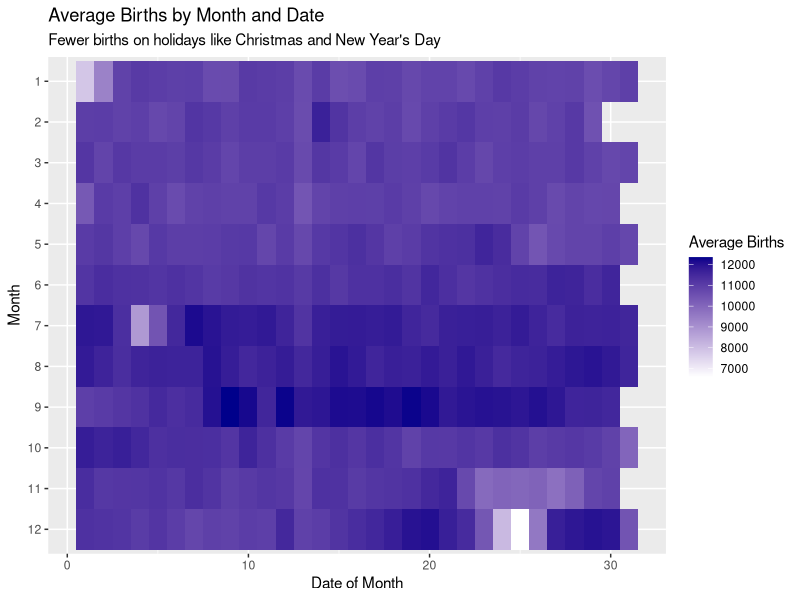
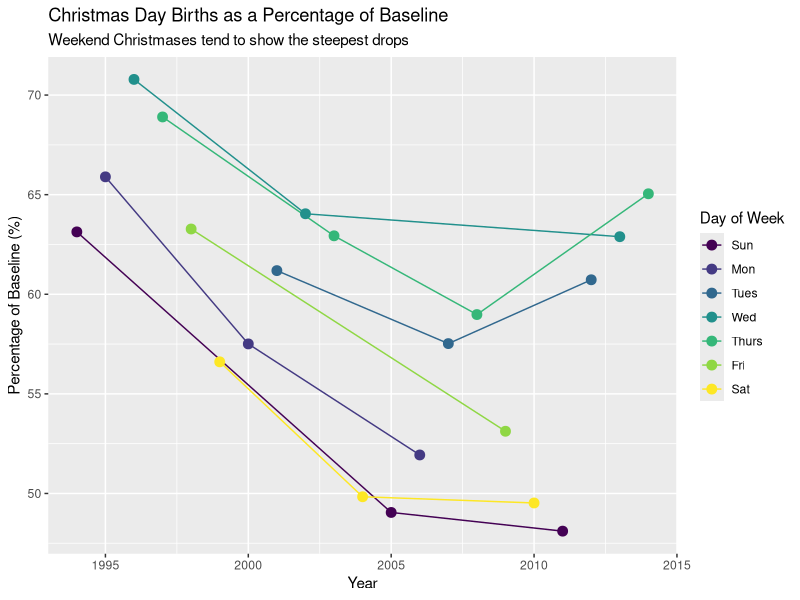
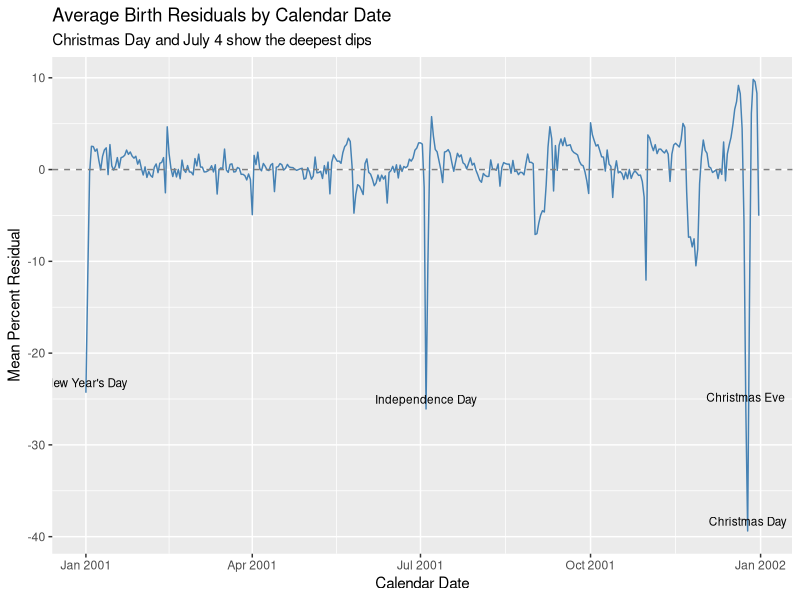
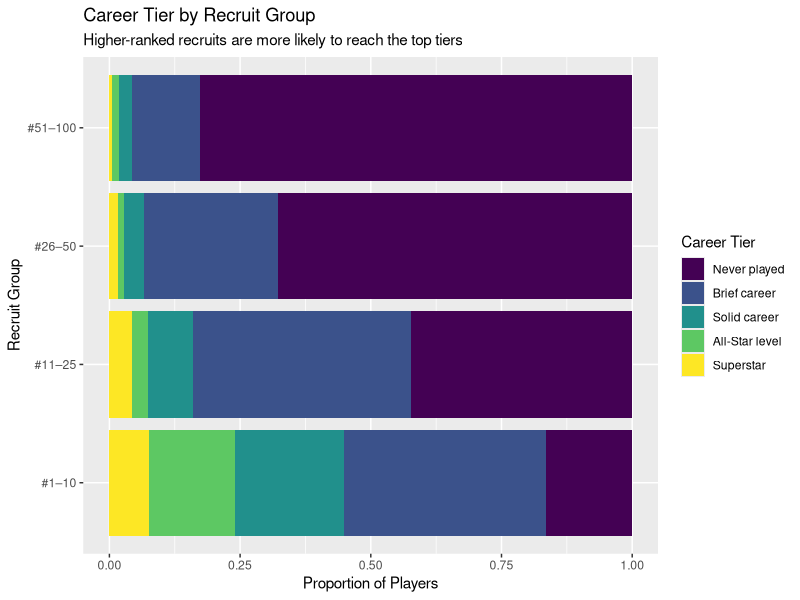

These charts were generated, in order, by the following R code:
#
#
#
#
#
#
#
#
#
#| message: false
library(tidyverse)
library(readxl)
#
#
#
#| cache: true
births_tibble <- read_xlsx("data/us_births_1994_2014.xlsx") |>
  mutate(
    day_of_week = factor(
      day_of_week,
      levels = c("Sun", "Mon", "Tues", "Wed", "Thurs", "Fri", "Sat"),
      ordered = TRUE
    )
  )
#
#
#
#
#
births_tibble |>
  group_by(month, date_of_month) |>
  summarize(avg_births = mean(births), .groups = "drop") |>
  mutate(month = factor(month, levels = 12:1)) |>
  ggplot(aes(x = date_of_month, y = month, fill = avg_births)) +
  geom_tile() +
  scale_fill_gradient(low = "white", high = "darkblue") +
  labs(
    title = "Average Births by Month and Date",
    subtitle = "Fewer births on holidays like Christmas and New Year's Day",
    x = "Date of Month",
    y = "Month",
    fill = "Average Births"
  )
#
#
#
#| cache: true
births_tibble |>
  filter(month == 12) |>
  mutate(
    date_group = case_when(
      date_of_month == 25 ~ "christmas",
      date_of_month %in% 20:24 | date_of_month %in% 27:30 ~ "surrounding",
      TRUE ~ NA_character_
    )
  ) |>
  filter(!is.na(date_group)) |>
  group_by(year, date_group) |>
  summarize(avg_births = mean(births), .groups = "drop") |>
  pivot_wider(names_from = date_group, values_from = avg_births) |>
  mutate(christmas_pct = (christmas / surrounding) * 100) |>
  select(year, christmas, surrounding, christmas_pct) |>
  summary()
#
#
#
#
births_tibble |>
  filter(month == 12, date_of_month == 25) |>
  select(year, day_of_week) |>
  distinct() |>
  left_join(
    births_tibble |>
      filter(month == 12) |>
      mutate(
        date_group = case_when(
          date_of_month == 25 ~ "christmas",
          date_of_month %in% 20:24 | date_of_month %in% 27:30 ~ "surrounding",
          TRUE ~ NA_character_
        )
      ) |>
      filter(!is.na(date_group)) |>
      group_by(year, date_group) |>
      summarize(avg_births = mean(births), .groups = "drop") |>
      pivot_wider(names_from = date_group, values_from = avg_births) |>
      mutate(pct_of_baseline = (christmas / surrounding) * 100),
    by = "year"
  ) |>
  ggplot(aes(x = year, y = pct_of_baseline, color = day_of_week)) +
  geom_line() +
  geom_point(size = 3) +
  labs( 
    title = "Christmas Day Births as a Percentage of Baseline",
    subtitle = "Weekend Christmases tend to show the steepest drops",
    x = "Year",
    y = "Percentage of Baseline (%)",
    color = "Day of Week"
  )
#
#
#
#
births_model <- lm(births ~ factor(year) + factor(month) + day_of_week, data = births_tibble)
summary(births_model)$r.squared
#
#
#
births_adjusted <- births_tibble |>
  mutate(pct_resid = residuals(births_model) / mean(births) * 100)
#
#
#
calendar_resid <- births_adjusted |>
  filter(!(month == 2 & date_of_month == 29)) |>
  group_by(month, date_of_month) |>
  summarize(mean_pct_resid = mean(pct_resid), .groups = "drop") |>
  mutate(calendar_date = make_date(2001, month, date_of_month))

#
#
#
#
holiday_dips <- tibble::tribble(
  ~calendar_date, ~mean_pct_resid, ~holiday,
  as.Date("2001-12-25"), -39.4, "Christmas Day",
  as.Date("2001-07-04"), -26.1, "Independence Day",
  as.Date("2001-12-24"), -25.9, "Christmas Eve",
  as.Date("2001-01-01"), -24.3, "New Year's Day"
)

calendar_resid |>
  ggplot(aes(x = calendar_date, y = mean_pct_resid)) +
  geom_line(color = "steelblue") +
  geom_hline(yintercept = 0, linetype = "dashed", color = "gray50") +
  geom_text(
    data = holiday_dips,
    aes(label = holiday),
    vjust = -0.6,
    size = 3
  ) +
  labs(
    title = "Average Birth Residuals by Calendar Date",
    subtitle = "Christmas Day and July 4 show the deepest dips",
    x = "Calendar Date",
    y = "Mean Percent Residual"
  )
#
#
#
#| cache: true
basketball_tibble <- read_excel("data/nba_recruits.xlsx") |>
  mutate(
    tier = factor(
      tier,
      levels = c("Never played", "Brief career", "Solid career", "All-Star level", "Superstar"),
      ordered = TRUE
    )
  ) |>
  mutate(
    recruit_group = factor(
      recruit_group,
      levels = c("#1–10", "#11–25", "#26–50", "#51–100", "Outside top 100"),
      ordered = TRUE
    )
  ) 
#
#
#
#
basketball_tibble |>
  filter(recruit_group != "Outside top 100") |>
  ggplot(aes(x = recruit_group, fill = tier)) +
  geom_bar(position = "fill") +
  coord_flip() +
  labs(
    title = "Career Tier by Recruit Group",
    subtitle = "Higher-ranked recruits are more likely to reach the top tiers",
    x = "Recruit Group",
    y = "Proportion of Players",
    fill = "Career Tier"
  )
#
#
#
#
#
#
